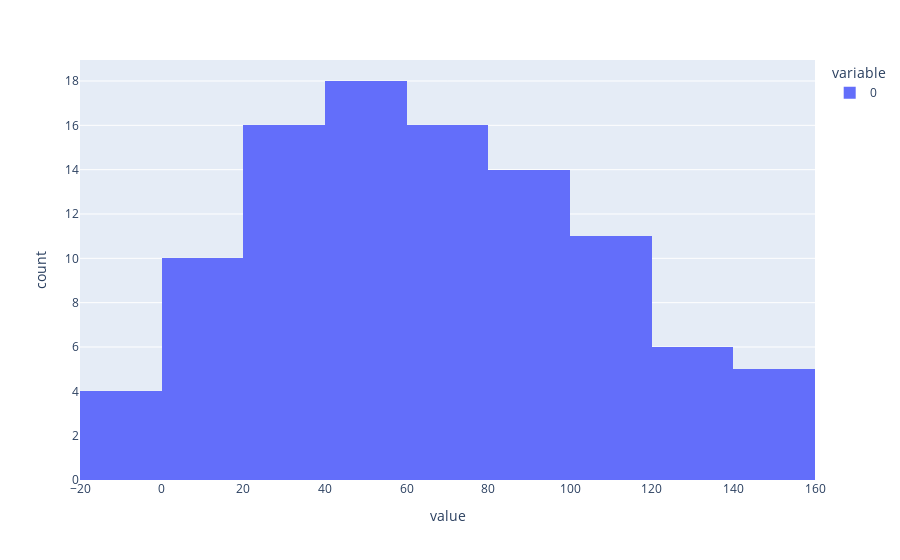

The code cell stored with this chart in its notebook:
### Code cell
px.histogram(naive)

### Figure 1 — Plotly figure (JSON) as saved in the notebook; plotly's stock layout.template omitted (floating-point values rounded to 4 significant figures)
{"data": [{"alignmentgroup": "True", "bingroup": "x", "hovertemplate": "variable=0<br>value=%{x}<br>count=%{y}<extra></extra>", "legendgroup": "0", "marker": {"color": "#636efa", "pattern": {"shape": ""}}, "name": "0", "offsetgroup": "0", "orientation": "v", "showlegend": true, "type": "histogram", "x": [87.68, 91.64, 51.18, 59.57, 118.4, 0.9811, 37.64, 45.75, 6.305, 89.69, 65.87, 139.0, 145.3, 88.4, 6.331, 48.34, 90.62, 36.94, 73.05, 61.89, 25.55, 22.52, 64.4, 60.18, 149.1, 101.6, 1.572, 35.42, 29.78, 156.4, 51.72, -8.159, 2.103, 103.8, 105.4, 55.51, 45.61, 122.9, 44.17, 35.98, 45.23, 94.11, 25.59, 131.6, 111.4, 129.6, 87.48, 95.6, 28.51, 95.49, 14.32, -11.21, 44.52, 89.05, 68.9, 120.7, 52.65, 65.71, 69.89, 93.91, 79.24, 102.0, 54.07, 113.6, 32.29, 117.3, 47.75, 52.49, 8.532, 32.81, 20.53, 73.58, 143.1, 42.07, 18.85, 109.8, 55.02, -18.59, 87.46, 130.5, 2.541, 78.93, 27.47, 70.73, 62.26, 90.42, 60.36, 63.15, 59.08, 142.9, 3.218, -12.83, 114.8, 68.97, 116.1, 59.12, 81.7, 28.39, 35.36, 24.13], "xaxis": "x", "yaxis": "y"}], "layout": {"barmode": "relative", "legend": {"title": {"text": "variable"}, "tracegroupgap": 0}, "margin": {"t": 60}, "xaxis": {"anchor": "y", "domain": [0, 1], "title": {"text": "value"}}, "yaxis": {"anchor": "x", "domain": [0, 1], "title": {"text": "count"}}}}
